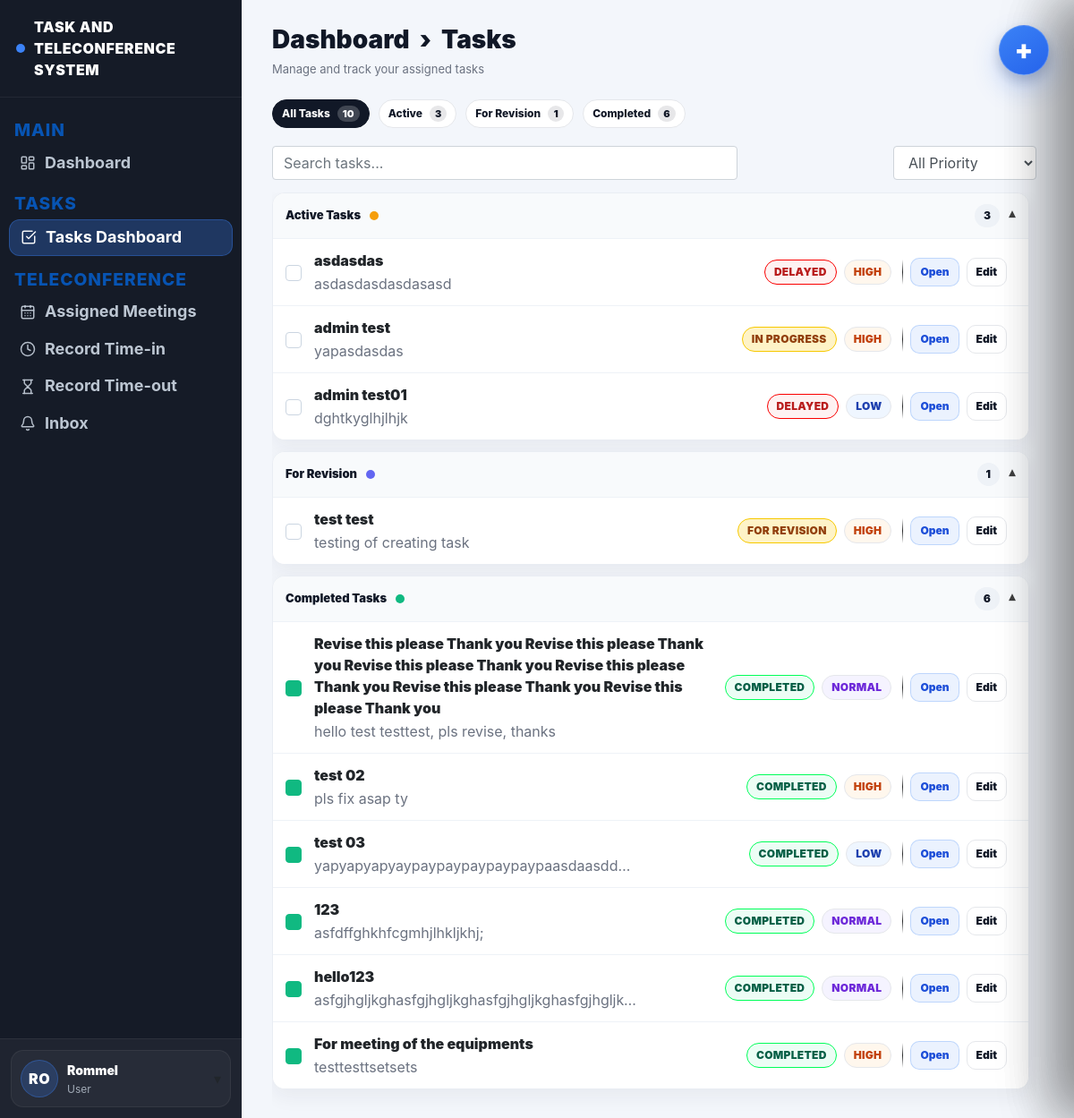
Page /task-dashboard (signed in) on the committed database.
### website/models.py (models this page shows, shortened)
class User(db.Model, UserMixin):
    id = db.Column(db.Integer, primary_key=True)
    email = db.Column(db.String(150), unique=True)
    password = db.Column(db.String(150))
    firstname = db.Column(db.String(150))
    is_admin = db.Column(db.Boolean, default=False)
    role = db.Column(db.String(20), default="user")
    notes = db.relationship('Note')
    notifications = db.relationship('Notification', lazy=True, cascade="all, delete-orphan")

class Task(db.Model):
    id = db.Column(db.Integer, primary_key=True)
    title = db.Column(db.String(200), nullable=False)
    description = db.Column(db.Text)
    assigned_to = db.Column(db.Integer, db.ForeignKey('user.id'))
    assigned_user = db.relationship('User', foreign_keys=[assigned_to])
    status = db.Column(db.String(50), default="assigned")
    priority = db.Column(db.String(20), default="normal")
    deadline = db.Column(db.DateTime)
    file_path = db.Column(db.String(300))
    last_edited_by = db.Column(db.Integer, nullable=True)
    last_edited_at = db.Column(db.DateTime, server_default=func.now(), onupdate=func.now())
    created_at = db.Column(db.DateTime(timezone=True), server_default=func.now())

### website/views.py (the view)
@views.route('/task-dashboard')
@login_required
def task_dashboard():
    if current_user.is_admin:
        tasks = Task.query.order_by(Task.created_at.desc()).all()
    else:
        tasks = Task.query.all()
    unread_count = Notification.query.filter_by(user_id=current_user.id, is_read=False).count()
    return render_template(
        "task_dashboard.html",
        user=current_user,
        tasks=tasks,
        unread_count=unread_count,
        now_dt=datetime.now(),
    )

### website/templates/task_dashboard.html (shortened to what this page needs)
{% extends "base.html" %}
{% block content %}
<div class="main-inner">
  <h1 class="td-title">Dashboard &nbsp;›&nbsp; Tasks</h1>
  <div class="td-sub">Manage and track your assigned tasks</div>
  {% set all_count = tasks|length if tasks else 0 %}
  {% set revision_tasks = tasks|selectattr("status","equalto","for_revision")|list if tasks else [] %}
  {% set revision_count = revision_tasks|length %}
  {% set completed_tasks = tasks|selectattr("status","equalto","completed")|list if tasks else [] %}
  {% set completed_count = completed_tasks|length %}
  {% set active_tasks = tasks|rejectattr("status","equalto","completed")
                            |rejectattr("status","equalto","for_revision")
                            |list if tasks else [] %}
  {% set active_count = active_tasks|length %}
  <div class="td-pills">
    <button class="pill-tab active" type="button" data-filter="all">
      All Tasks <span class="pill-count">{{ all_count }}</span>
    </button>
    <button class="pill-tab" type="button" data-filter="active">
      Active <span class="pill-count">{{ active_count }}</span>
    </button>
    <button class="pill-tab" type="button" data-filter="revision">
      For Revision <span class="pill-count">{{ revision_count }}</span>
    </button>
    <button class="pill-tab" type="button" data-filter="completed">
      Completed <span class="pill-count">{{ completed_count }}</span>
    </button>
  </div>
  <div class="td-toolbar">
    <input id="taskSearch" class="form-control td-search" placeholder="Search tasks..." />
    <select id="priorityFilter" class="form-control td-filter" style="width:160px;">
      <option value="all">All Priority</option>
    </select>
  </div>
  <div class="scroll">
    <div class="sec open" data-section="active">
      <button class="sec-h" type="button">
        <div class="sec-h-left">
          <span class="sec-title">Active Tasks</span>
          <span class="sec-badge badge-active"></span>
        </div>
        <div style="display:flex; align-items:center; gap:10px;">
          <span class="sec-count">{{ active_count }}</span>
          <span class="sec-caret">▾</span>
        </div>
      </button>
      <div class="sec-body">
        {% if active_tasks and active_tasks|length > 0 %}
          {% for task in active_tasks %}
            {% set is_delayed = task.status != 'completed' and task.deadline and task.deadline < now_dt %}
            <div class="task-row task-item"
                 id="task-{{ task.id }}"
                 data-task-id="{{ task.id }}"
                 data-status="{{ task.status }}"
                 data-original-status="{{ task.status }}"
                 data-title="{{ (task.title ~ ' ' ~ (task.description or ''))|lower }}"
                 data-priority="{{ (task.priority or 'normal')|lower if task.priority is defined else 'normal' }}"
                 data-deadline="{{ task.deadline.strftime('%Y-%m-%dT%H:%M:%S') if task.deadline else '' }}">
              <div class="task-left">
                <button type="button"
                        class="task-check task-check-btn"
                        aria-label="Toggle complete"
                        data-complete-task="{{ task.id }}"></button>
                <div class="task-info">
                  <a class="task-title-link"
                     href="{{ url_for('views.task_dashboard') }}?focus={{ task.id }}"
                     data-focus-task="{{ task.id }}">
                    {{ task.title }}
                  </a>
                  <div class="task-meta">
                    {{ task.description }}
                  </div>
                </div>
                <div class="task-tags">
                  <span class="status {{ 'st-delayed' if is_delayed else 'st-pending' }}" data-status-pill>{{ 'DELAYED' if is_delayed else task.status|replace("_"," ")|upper }}</span>
                  {% set pr = (task.priority or 'normal')|lower %}
                  <span class="prio prio-{{ pr }}">{{ pr|upper }}</span>
                </div>
              </div>
              <div class="task-right">
                <div class="task-actions">
                  <button type="button" class="btn-mini" data-open-task="{{ task.id }}">Open</button>
                  <button type="button" class="btn-mini ghost" data-edit-task="{{ task.id }}">Edit</button>
                </div>
              </div>
            </div>
          {% endfor %}
        {% else %}
          <div style="padding:12px 14px; color:#6b7280;">No active tasks.</div>
        {% endif %}
      </div>
    </div>
    <div class="sec open" data-section="revision">
      <button class="sec-h" type="button">
        <div class="sec-h-left">
          <span class="sec-title">For Revision</span>
          <span class="sec-badge" style="background:#6366f1;"></span>
        </div>
        <div style="display:flex; align-items:center; gap:10px;">
          <span class="sec-count">{{ revision_count }}</span>
          <span class="sec-caret">▾</span>
        </div>
      </button>
      <div class="sec-body">
        {% if revision_tasks and revision_tasks|length > 0 %}
          {% for task in revision_tasks %}
            {% set is_delayed = task.status != 'completed' and task.deadline and task.deadline < now_dt %}
            <div class="task-row task-item"
                 id="task-{{ task.id }}"
                 data-task-id="{{ task.id }}"
                 data-status="{{ task.status }}"
                 data-original-status="{{ task.status }}"
                 data-title="{{ (task.title ~ ' ' ~ (task.description or ''))|lower }}"
                 data-priority="{{ (task.priority or 'normal')|lower }}"
                 data-deadline="{{ task.deadline.strftime('%Y-%m-%dT%H:%M:%S') if task.deadline else '' }}">
              <div class="task-left">
                <button type="button"
                        class="task-check task-check-btn"
                        aria-label="Toggle complete"
                        data-complete-task="{{ task.id }}"></button>
                <div class="task-info">
                  <a class="task-title-link"
                     href="{{ url_for('views.task_dashboard') }}?focus={{ task.id }}"
                     data-focus-task="{{ task.id }}">
                    {{ task.title }}
                  </a>
                  <div class="task-meta">{{ task.description }}</div>
                </div>
                <div class="task-tags">
                  <span class="status {{ 'st-delayed' if is_delayed else 'st-pending' }}" data-status-pill>{{ 'DELAYED' if is_delayed else task.status|replace("_"," ")|upper }}</span>
                  {% set pr = (task.priority or 'normal')|lower %}
                  <span class="prio prio-{{ pr }}">{{ pr|upper }}</span>
                </div>
              </div>
              <div class="task-right">
                <div class="task-actions">
                  <button type="button" class="btn-mini" data-open-task="{{ task.id }}">Open</button>
                  <button type="button" class="btn-mini ghost" data-edit-task="{{ task.id }}">Edit</button>
                </div>
              </div>
            </div>
          {% endfor %}
        {% else %}
          <div style="padding:12px 14px; color:#6b7280;">No tasks for revision.</div>
        {% endif %}
      </div>
    </div>
    <div class="sec open" data-section="completed">
      <button class="sec-h" type="button">
        <div class="sec-h-left">
          <span class="sec-title">Completed Tasks</span>
          <span class="sec-badge badge-done"></span>
        </div>
        <div style="display:flex; align-items:center; gap:10px;">
          <span class="sec-count">{{ completed_count }}</span>
          <span class="sec-caret">▾</span>
        </div>
      </button>
      <div class="sec-body">
        {% if completed_tasks and completed_tasks|length > 0 %}
          {% for task in completed_tasks %}
            <div class="task-row task-item"
                 id="task-{{ task.id }}"
                 data-task-id="{{ task.id }}"
                 data-status="{{ task.status }}"
                 data-original-status="{{ task.status }}"
                 data-title="{{ (task.title ~ ' ' ~ (task.description or ''))|lower }}"
                 data-priority="{{ (task.priority or 'normal')|lower }}"
                 data-deadline="{{ task.deadline.strftime('%Y-%m-%dT%H:%M:%S') if task.deadline else '' }}">
              <div class="task-left">
                <button type="button"
                        class="task-check task-check-btn is-done"
                        aria-label="Toggle complete"
                        data-complete-task="{{ task.id }}"></button>
                <div class="task-info">
                  <a class="task-title-link"
                     href="{{ url_for('views.task_dashboard') }}?focus={{ task.id }}"
                     data-focus-task="{{ task.id }}">
                    {{ task.title }}
                  </a>
                  <div class="task-meta">{{ task.description }}</div>
                </div>
                <div class="task-tags">
                  <span class="status st-completed" data-status-pill>{{ task.status|replace("_"," ")|upper }}</span>
                  {% set pr = (task.priority or 'normal')|lower %}
                  <span class="prio prio-{{ pr }}">{{ pr|upper }}</span>
                </div>
              </div>
              <div class="task-right">
                <div class="task-actions">
                  <button type="button" class="btn-mini" data-open-task="{{ task.id }}">Open</button>
                  <button type="button" class="btn-mini ghost" data-edit-task="{{ task.id }}">Edit</button>
                </div>
              </div>
            </div>
          {% endfor %}
        {% else %}
          <div style="padding:12px 14px; color:#6b7280;">No completed tasks yet.</div>
        {% endif %}
      </div>
    </div>
    <br><br>
  </div>
</div>
<button type="button" class="fab-task" id="openTaskDrawer" aria-label="Create task">
  <span class="fab-plus">+</span>
</button>
{% endblock %}

### website/templates/base.html (shortened to what this page needs)
<!DOCTYPE html>
<html>
<head>
  <link
    rel="stylesheet"
    href="https://stackpath.bootstrapcdn.com/bootstrap/4.4.1/css/bootstrap.min.css"
  />
  <link
    rel="stylesheet"
    href="https://stackpath.bootstrapcdn.com/font-awesome/4.7.0/css/font-awesome.min.css"
  />
  <link rel="stylesheet" href="{{ url_for('static', filename='styles.css') }}">
</head>
<body>
<div class="app-shell">
  <aside class="sidebar-dark">
    <div class="sidebar-brand">
      <span class="dot"></span>
      TASK AND TELECONFERENCE SYSTEM
    </div>
    <div class="sidebar-nav">
      <div class="sidebar-section">MAIN</div>
      <a class="sidebar-link {% if request.endpoint == 'views.user_dashboard' %}active{% endif %}"
         href="{{ url_for('views.user_dashboard') }}">
        <i data-lucide="layout-dashboard" class="sidebar-icon" aria-hidden="true"></i>
        <span>Dashboard</span>
      </a>
      <div class="sidebar-section">TASKS</div>
      <a class="sidebar-link {% if request.endpoint == 'views.task_dashboard' %}active{% endif %}"
         href="{{ url_for('views.task_dashboard') }}">
        <i data-lucide="check-square" class="sidebar-icon" aria-hidden="true"></i>
        <span>Tasks Dashboard</span>
      </a>
      <div class="sidebar-section">TELECONFERENCE</div>
      <a class="sidebar-link {% if request.endpoint == 'views.assigned_meetings' %}active{% endif %}"
         href="{{ url_for('views.assigned_meetings') }}">
        <i data-lucide="calendar-days" class="sidebar-icon" aria-hidden="true"></i>
        <span>Assigned Meetings</span>
      </a>
      <a class="sidebar-link {% if request.endpoint == 'views.record_timein' %}active{% endif %}"
         href="{{ url_for('views.record_timein') }}">
        <i data-lucide="clock" class="sidebar-icon" aria-hidden="true"></i>
        <span>Record Time-in</span>
      </a>
      <a class="sidebar-link {% if request.endpoint == 'views.record_timeout' %}active{% endif %}"
         href="{{ url_for('views.record_timeout') }}">
        <i data-lucide="hourglass" class="sidebar-icon" aria-hidden="true"></i>
        <span>Record Time-out</span>
      </a>
      <a class="sidebar-link {% if request.endpoint == 'views.inbox' %}active{% endif %}"
         href="{{ url_for('views.inbox') }}">
        <i data-lucide="bell" class="sidebar-icon" aria-hidden="true"></i>
        <span>Inbox</span>
      </a>
    </div>
    {% if current_user.is_authenticated %}
    <div class="sidebar-footer">
      {% set parts = (current_user.firstname or '').split() %}
      {% set first = parts[0] if parts|length > 0 else '' %}
      {% set last = parts[-1] if parts|length > 1 else '' %}
      {% set initials = (first[:1] ~ (last[:1] if last else (first[1:2] if first|length > 1 else ''))).upper() %}
      <div class="user-box" id="userBox">
        <button class="user-trigger" type="button" id="userToggle">
          <div class="user-row">
            <div class="user-avatar">{{ initials }}</div>
            <div>
              <div class="user-name">{{ current_user.firstname }}</div>
              <div class="user-sub">User</div>
            </div>
          </div>
          <div class="caret">▾</div>
        </button>
      </div>
    </div>
    {% endif %}
  </aside>
  <main class="main-area">
    <div class="content-wrap">
      {% block content %}{% endblock %}
    </div>
  </main>
</div>
</body>
</html>

### website/templates/task_dashboard.html (style rules this page uses)
.scroll { flex:1; overflow-y:auto; padding-right:8px; }
.task-title-link { display:inline-block; margin:0; font-weight:900; color:inherit; text-decoration:none; cursor:pointer; }
.task-check-btn { cursor:pointer; }
.task-check-btn.is-done { background:#10b981; border-color:#10b981; }
.st-pending { background:#fef3c7; border-color:#f7c900; color:#92400e; }
.st-delayed { background:#fef2f2; border-color:#fa0000; color:#b91c1c; }
.st-completed { background:#ecfdf5; border-color:#00ff59; color:#065f46; }

### rows in the picture
User: firstname "Rommel"
Task: title "asdasdas", description "asdasdasdasdasasd", status "DELAYED", priority "HIGH"
Task: title "admin test", description "yapasdasdas", status "IN PROGRESS", priority "HIGH"
Task: title "admin test01", description "dghtkyglhjlhjk", status "DELAYED", priority "LOW"
Task: title "test test", description "testing of creating task", status "FOR REVISION", priority "HIGH"
Task: title "Revise this please Thank you Revise this please Thank you Revise this please Thank you Revise this please Thank you Revise this please Thank you Revise this please Thank you", description "hello test testtest, pls revise, thanks", status "COMPLETED", priority "NORMAL"
Task: title "test 02", description "pls fix asap ty", status "COMPLETED", priority "HIGH"
Task: title "test 03", description "yapyapyapyaypaypaypaypaypaypaasdaasdd…", status "COMPLETED", priority "LOW"
Task: title "123", description "asfdffghkhfcgmhjlhkljkhj;", status "COMPLETED", priority "NORMAL"
Task: title "hello123", description "asfgjhgljkghasfgjhgljkghasfgjhgljkghasfgjhgljk…", status "COMPLETED", priority "NORMAL"
Task: title "For meeting of the equipments", description "testtesttsetsets", status "COMPLETED", priority "HIGH"

### other values in the picture
{{ initials }} "RO"
{{ all_count }} "10"
{{ active_count }} "3"
{{ revision_count }} "1"
{{ completed_count }} "6"
